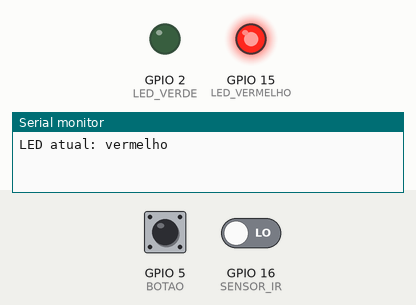
The sketch below on a simulated ESP32. Parts: output pins drawn as LEDs (lit = HIGH), the last lines printed to the serial monitor. Dashed ring = blinking. The test bench sets the inputs (shaded band); at power-on: GPIO 5 (BOTAO) HIGH, GPIO 16 (SENSOR_IR) LOW. WiFi joins after 1.5 s; servers stay silent unless stated; the local clock reads 2024-03-15 10:24:30 at power-on unless the sketch sets it; no MQTT or app messages arrive unless stated.

Above: at 1.2 s.
1.3 s: GPIO 5 (BOTAO) pulled LOW for 1 s
At 1.47 s:
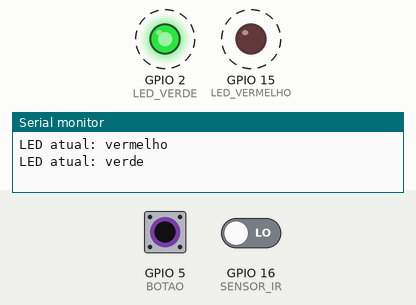
3.8 s: GPIO 5 (BOTAO) pulled LOW for 0.15 s
At 4.7 s:
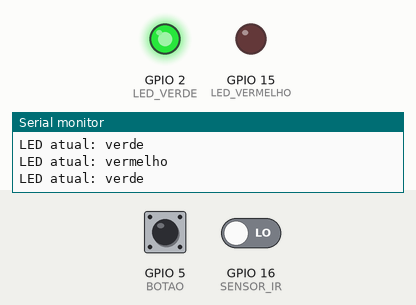
Timing chart, 0 to 11.4 s (numbered marks = the images above; inputs shaded):
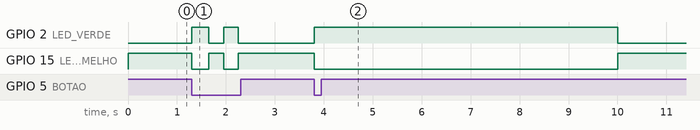

The sketch:

codigo_fonte_esp32.ino
```cpp
#include <WiFi.h>
#include <PubSubClient.h>  tem que baixar essa
#include <time.h>

#define LED_VERMELHO 15
#define LED_VERDE    2
#define BOTAO        5
#define SENSOR_IR    16

const char* WIFI_SSID = "";
const char* WIFI_PASSWORD = "";

const char* MQTT_SERVER = "200.143.224.99";
const int MQTT_PORT = 1183;
const char* MQTT_USER = "AlunosIOT";
const char* MQTT_PASSWORD = "Brok3rIoT";

const char* TOPICO_LED = "AlertaRemedio/led";

WiFiClient espClient;
PubSubClient client(espClient);

bool verde = false;
bool objetoAntes = false;

unsigned long ultimoCiclo = 0;
#define INTERVALO_CICLO 10000UL

unsigned long ultimaTentativaWiFi = 0;
unsigned long ultimaTentativaMQTT = 0;

#define INTERVALO_WIFI 10000UL
#define INTERVALO_MQTT 5000UL

bool horarioConfigurado = false;

#define TAMANHO_FILA 10

String filaMQTT[TAMANHO_FILA];
int inicioFila = 0;
int fimFila = 0;
int quantidadeFila = 0;

void adicionarNaFila(String mensagem) {
  if (quantidadeFila >= TAMANHO_FILA) {
    return;
  }

  filaMQTT[fimFila] = mensagem;
  fimFila = (fimFila + 1) % TAMANHO_FILA;
  quantidadeFila++;
}

bool removerDaFila(String &mensagem) {
  if (quantidadeFila == 0) {
    return false;
  }

  mensagem = filaMQTT[inicioFila];
  inicioFila = (inicioFila + 1) % TAMANHO_FILA;
  quantidadeFila--;

  return true;
}

void configurarHorario() {
  if (horarioConfigurado) {
    return;
  }

  if (WiFi.status() != WL_CONNECTED) {
    return;
  }

  // Brasil: UTC-3 = -10800 segundos
  configTime(-10800, 0, "pool.ntp.org", "time.nist.gov");

  struct tm timeinfo;

  if (getLocalTime(&timeinfo)) {
    horarioConfigurado = true;
  }
}

String obterTimestamp() {
  struct tm timeinfo;

  if (horarioConfigurado && getLocalTime(&timeinfo)) {
    char buffer[25];
    strftime(buffer, sizeof(buffer), "%Y-%m-%d %H:%M:%S", &timeinfo);
    return String(buffer);
  }

  return "millis:" + String(millis());
}

void tentarConectarWiFi() {
  if (WiFi.status() == WL_CONNECTED) {
    configurarHorario();
    return;
  }

  if (ultimaTentativaWiFi != 0 && millis() - ultimaTentativaWiFi < INTERVALO_WIFI) {
    return;
  }

  ultimaTentativaWiFi = millis();

  WiFi.begin(WIFI_SSID, WIFI_PASSWORD);
}

void tentarConectarMQTT() {
  if (WiFi.status() != WL_CONNECTED) {
    return;
  }

  if (client.connected()) {
    return;
  }

  if (ultimaTentativaMQTT != 0 && millis() - ultimaTentativaMQTT < INTERVALO_MQTT) {
    return;
  }

  ultimaTentativaMQTT = millis();

  if (client.connect("AlertaRemedioESP32", MQTT_USER, MQTT_PASSWORD)) {
    Serial.println("conectado");
  } else {
    Serial.print("falhou, codigo: ");
    Serial.println(client.state());
  }
}

void processarFilaMQTT() {
  if (!client.connected()) {
    return;
  }

  String mensagem;

  while (quantidadeFila > 0) {
    removerDaFila(mensagem);

    bool enviado = client.publish(TOPICO_LED, mensagem.c_str(), true);

    if (enviado) {
      Serial.print("MQTT enviado da fila: ");
      Serial.println(mensagem);
    } else {
      Serial.print("Não consegui enviar pro MQTT, devolvendo pra fila: ");
      Serial.println(mensagem);
      adicionarNaFila(mensagem);
      break;
    }
  }
}

void publicarMensagem(String mensagem) {
  if (client.connected()) {
    bool enviado = client.publish(TOPICO_LED, mensagem.c_str(), true);

    if (enviado) {
      Serial.print("MQTT enviado direto: ");
      Serial.println(mensagem);
    } else {
      adicionarNaFila(mensagem);
    }
  } else {
    adicionarNaFila(mensagem);
  }
}

void publicarLedLigado() {
  String cor;

  if (verde) {
    cor = "verde";
  } else {
    cor = "vermelho";
  }

  String timestamp = obterTimestamp();

  String payload = "{";
  payload += "\"cor\":\"" + cor + "\",";
  payload += "\"timestamp\":\"" + timestamp + "\"";
  payload += "}";

  publicarMensagem(payload);
}

void acenderVerde() {
  verde = true;

  digitalWrite(LED_VERDE, HIGH);
  digitalWrite(LED_VERMELHO, LOW);

  Serial.println("LED atual: verde");
}

void acenderVermelho() {
  verde = false;

  digitalWrite(LED_VERDE, LOW);
  digitalWrite(LED_VERMELHO, HIGH);

  Serial.println("LED atual: vermelho");
}

void setup() {
  Serial.begin(115200);

  pinMode(LED_VERMELHO, OUTPUT);
  pinMode(LED_VERDE, OUTPUT);
  pinMode(BOTAO, INPUT_PULLUP);
  pinMode(SENSOR_IR, INPUT);

  acenderVermelho();

  objetoAntes = (digitalRead(SENSOR_IR) == LOW);

  WiFi.mode(WIFI_STA);
  client.setServer(MQTT_SERVER, MQTT_PORT);

  ultimoCiclo = millis();
}

void loop() {
  tentarConectarWiFi();
  tentarConectarMQTT();

  if (client.connected()) {
    client.loop();
    processarFilaMQTT();
  }

  // Botão muda o estado do LED
  if (digitalRead(BOTAO) == LOW) {
    if (verde) {
      acenderVermelho();
    } else {
      acenderVerde();
    }

    delay(300);
  }

  // LOW = objeto detectado, HIGH = sem objeto
  bool objetoAgora = (digitalRead(SENSOR_IR) == LOW);

  // Acende verde quando o objeto sai da frente do sensor
  if (objetoAntes && !objetoAgora) {
    if (!verde) {
      acenderVerde();
    }
  }

  objetoAntes = objetoAgora;

  // Ciclo global:
  // a cada 5 segundos envia o estado atual com timestamp e depois deixa vermelho
  if (millis() - ultimoCiclo >= INTERVALO_CICLO) {
    ultimoCiclo = millis();

    publicarLedLigado();

    acenderVermelho();
  }
}
```

Measured:
- after the input at 1.3 s, GPIO 2 (LED_VERDE): alternates HIGH for 0.33 s and LOW for 0.30 s, 4 changes in all, then stays LOW, starting at once; GPIO 15 (LED_VERMELHO): alternates HIGH for 0.30 s and LOW for 0.33 s, 4 changes in all, then stays HIGH, starting at once
- after the input at 3.8 s, GPIO 2 (LED_VERDE): LOW → HIGH at once, → LOW 6.2 s later; GPIO 15 (LED_VERMELHO): HIGH → LOW at once, → HIGH 6.2 s later
